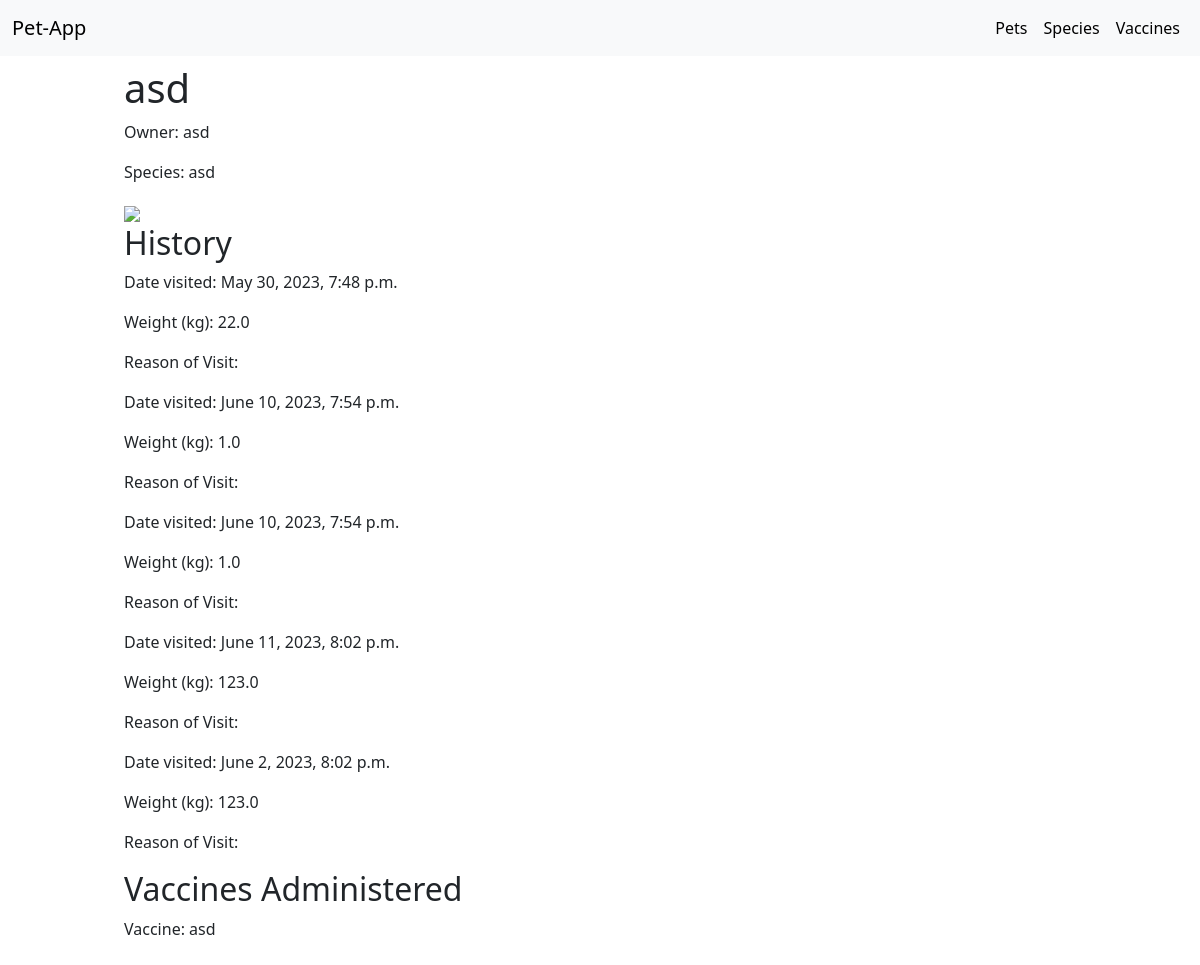
Screenshot of /pets/detail/2/ with the database file from the repository.
### pets/models.py (models this page shows, shortened)
class PetInfo(models.Model):
    pet_id = models.AutoField(primary_key=True)
    specie = models.ForeignKey(Species, on_delete=models.CASCADE)
    pet_name = models.CharField(max_length=50)
    owner_name = models.CharField(max_length=60)
    img = models.CharField(max_length=500)
    created_at = models.DateTimeField(auto_now_add=True)
    updated_at = models.DateTimeField(auto_now=True)

class Species(models.Model):
    specie_id = models.AutoField(primary_key=True)
    species_name = models.CharField(max_length=60)
    created_at = models.DateTimeField(auto_now_add=True)
    updated_at = models.DateTimeField(auto_now=True)

class History(models.Model):
    history_id = models.AutoField(primary_key=True)
    pet = models.ForeignKey(PetInfo, on_delete=models.CASCADE)
    weight_kg = models.FloatField()
    date_visited = models.DateTimeField()
    created_at = models.DateTimeField(auto_now_add=True)
    updated_at = models.DateTimeField(auto_now=True)

class VaccinesAdministered(models.Model):
    vaccines_administered_id = models.AutoField(primary_key=True)
    pet = models.ForeignKey(PetInfo, on_delete=models.CASCADE)
    vaccine = models.ForeignKey(Vaccine, on_delete=models.CASCADE)
    created_at = models.DateTimeField(auto_now_add=True)
    updated_at = models.DateTimeField(auto_now=True)

class Vaccine(models.Model):
    vaccine_id = models.AutoField(primary_key=True)
    vaccine_name = models.CharField(max_length=255)
    created_at = models.DateTimeField(auto_now_add=True)
    updated_at = models.DateTimeField(auto_now=True)

### pets/views.py (the view)
# urls.py: path('pets/detail/<int:pk>/', views.pet_info_detail, name='pet_info_detail'),
def pet_info_detail(request, pk):
    pet = get_object_or_404(PetInfo, pk=pk)
    histories = History.objects.filter(pet_id=pk)
    vaccines_administered = VaccinesAdministered.objects.filter(pet_id=pk)
    return render(request, 'pet_info_detail.html', {'pet': pet, 'histories': histories, 'vaccines_administered': vaccines_administered})

### pets/templates/pet_info_detail.html
{% extends 'main.html' %}
{% block content %}
<h1>{{ pet.pet_name }}</h1>
<p>Owner: {{ pet.owner_name }}</p>
<p>Species: {{ pet.specie.species_name }}</p>
    <img src="{{ pet.img }}" width="300">
<h2>History</h2>
{% for history in histories %}
    <p>Date visited: {{ history.date_visited }}</p>
    <p>Weight (kg): {{ history.weight_kg }}</p>
    <p>Reason of Visit: {{ history.reason_of_visit.reason }}</p>
{% endfor %}
<h2>Vaccines Administered</h2>
{% for vaccine_administered in vaccines_administered %}
    <p>Vaccine: {{ vaccine_administered.vaccine.vaccine_name }}</p>
{% endfor %}
{% endblock content %}

### templates/main.html (shortened to what this page needs)
<!DOCTYPE html>
<html>
<head>
    <link href="https://cdn.jsdelivr.net/npm/bootstrap@5.3.0/dist/css/bootstrap.min.css" rel="stylesheet">
</head>
<body>
{% include 'navbar.html' %}
<div class="container py-2">
   {% block content %}
   {% endblock content %}
</div>
</body>
</html>

### templates/navbar.html
<header>
    <nav class="navbar navbar-expand-lg bg-body-tertiary">
        <div class="container-fluid d-flex justify-between">
            <a class="navbar-brand" href="#">Pet-App</a>
            <div>
                <div class="navbar-nav">
                    <a class="nav-link active" href="/">Pets</a>
                    <a class="nav-link active" href="/species">Species</a>
                    <a class="nav-link active" href="/vaccines">Vaccines</a>
                </div>
            </div>
        </div>
    </nav>
</header>

### templates/main.html (style rules this page uses)
html { line-height:1.15;-webkit-text-size-adjust:100% }
body { margin:0 }
a { background-color:transparent }
html { font-family:system-ui,-apple-system,BlinkMacSystemFont,Segoe UI,Roboto,Helvetica Neue,Arial,Noto Sans,sans-serif,Apple Color Emoji,Segoe UI Emoji,Segoe UI Symbol,Noto Color Emoji;line-height:1.5 }
*,:after,:before { box-sizing:border-box;border:0 solid #e2e8f0 }
a { color:inherit;text-decoration:inherit }
body { font-family: 'Nunito', sans-serif; }
.container { max-width: 992px; margin: 0 auto; padding: 0 20px; }
.justify-between { justify-content: space-between; }

### rows the page displays
PetInfo: pet_name "asd", owner_name "asd", specie.species_name "asd"
History: date_visited "May 30, 2023, 7:48 p.m.", weight_kg "22.0"
History: date_visited "June 10, 2023, 7:54 p.m.", weight_kg "1.0"
History: date_visited "June 10, 2023, 7:54 p.m.", weight_kg "1.0"
History: date_visited "June 11, 2023, 8:02 p.m.", weight_kg "123.0"
History: date_visited "June 2, 2023, 8:02 p.m.", weight_kg "123.0"
VaccinesAdministered: vaccine.vaccine_name "asd"
